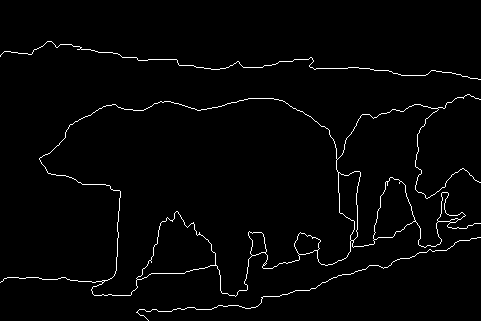
#> input picture data/edge/boundaryMap/100075.bmp, 481 x 321 px, given in place of 41004.bmp, which was not available
$ jupyter execute --allow-errors 2.Edge.ipynb   (shell and % lines are left out)   (Python 2 division)   (text cells are left out)
#> lines starting #> are read from the running program, lines starting #| are printed output that depends on the picture; after the words box and inside, x2 and y2 are one past the last pixel; in counts of white or black regions, pixels touching at a corner belong together; pictures that were not available may be replaced by others from this repository, and a replacement may not be noted
[cell 1]
import numpy as np
import matplotlib.pyplot as plt

def myimshow(im):
    plt.figure()
    plt.axis('off')
    plt.imshow(im, cmap=plt.gray())

[cell 2]
# Show image and edge labeling
# id = '100075'
# id = '35010' # butterfly
# id = '97017' # building
id = '41004' # deer
# Change the id to try a differnt image

def loadData(id):
#> called with id = '41004'
    from skimage.color import rgb2gray
    edgeMap = plt.imread('../data/edge/boundaryMap/' + id + '.bmp'); edgeMap = edgeMap[:,:,0]
#> in loadData, edgeMap is the input picture: shape (321, 481, 4); mean R, G, B, A 5.1, 5.1, 5.1, 255
#> after `edgeMap = edgeMap[:, :, 0]`: edgeMap: shape (321, 481); 2% white in thin lines or dots, all inside (x1, y1, x2, y2) = (0, 41, 481, 321)
    im = plt.imread('../data/edge/trainImgs/' + id + '.jpg')
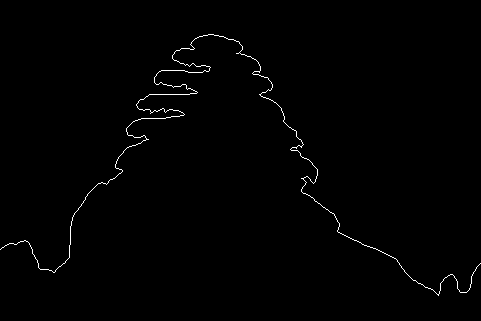
#> input picture data/edge/boundaryMap/12074.bmp, 481 x 321 px, given in place of 41004.jpg, which was not available
#> im is the input picture: shape (321, 481, 4); mean R, G, B, A 1.9, 1.9, 1.9, 255
    grayIm = rgb2gray(im)
#> grayIm: shape (321, 481) float64; values 0 (black) and 1 (white), 0.73% white in thin lines or dots, all inside (x1, y1, x2, y2) = (0, 34, 481, 296)
    return [grayIm, edgeMap]

[im, edgeMap] = loadData(id)
myimshow(edgeMap); # title('Boundary')
myimshow(im * (edgeMap==0)); # title('Image with boundary')
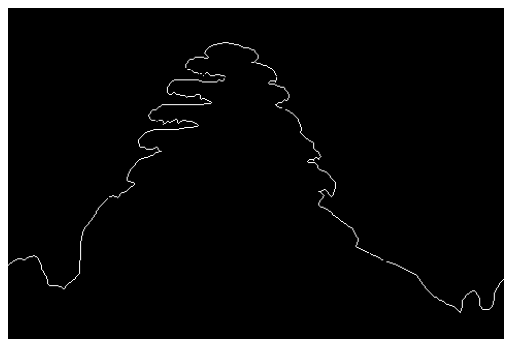
#> figure drawn by matplotlib, 1 panel

[cell 3]
def dIdx(im):
    # Compute magnitude of gradient
    # 'CentralDifference' : Central difference gradient dI/dx = (I(x+1)- I(x-1))/ 2
    dx = (np.roll(im, 1, axis=1) - np.roll(im, -1, axis=1))/2
    dy = (np.roll(im, 1, axis=0) - np.roll(im, -1, axis=0))/2
    mag = np.sqrt(dx**2 + dy**2)
    return mag

def dgIdx(im, sigma=1.5):
#> called with sigma = 1.5
    from scipy.ndimage import gaussian_filter
    gauss = gaussian_filter(im, sigma = sigma)
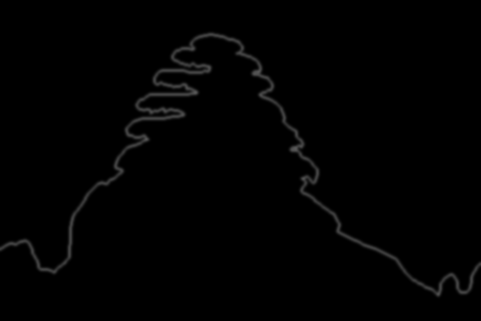
#> gauss: shape (321, 481) float64; min 0, max 0.357, mean 0.00734
    dgauss = dIdx(gauss)
#> in dIdx (call 2), `dx = (np.roll(im, 1, axis=1) - np.roll(im, -1, axis=1))/2`:
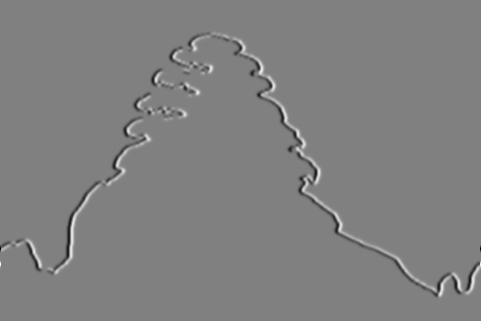
#> dx: shape (321, 481) float64; min -0.114, max 0.112, mean -1.61e-21; drawn with min black and max white
#> in dIdx (call 2), `dy = (np.roll(im, 1, axis=0) - np.roll(im, -1, axis=0))/2`:
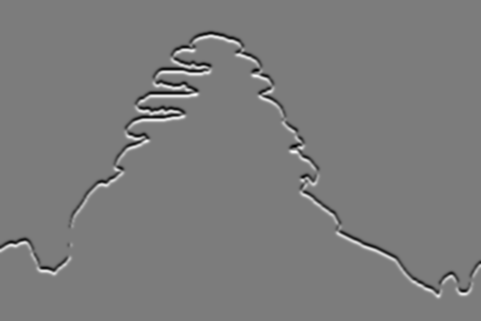
#> dy: shape (321, 481) float64; min -0.101, max 0.106, mean 1.73e-20; drawn with min black and max white
#> in dIdx (call 2), `mag = np.sqrt(dx**2 + dy**2)`:
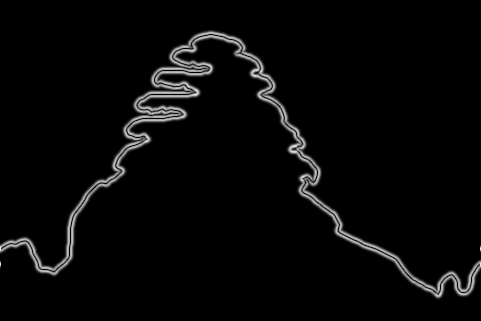
#> mag: shape (321, 481) float64; min 0, max 0.119, mean 0.00347; drawn with min black and max white
    return dgauss

dx = dIdx(im)
dgI = dgIdx(im)

# Show filtered images
myimshow(dx); # title(r'$ \frac{dI}{dx} $')
myimshow(dgI); # title(r'$ \frac{d G*I}{dx} $')

# def showEdge(im, edgeMap):
#     # draw edge pixel
#     im = im * (edgeMap != 0)
#     figure(); myimshow(im); title('Highlight edge')

[cell 4]
# [5 lines left out: function kde, not called in this run]

def ponEdge(im, edgeMap):
    # Compute on edge histogram
    # im is filtered image

    # Convert edge map to pixel index
    flattenEdgeMap = edgeMap.flatten()
    edgeIdx = [i for i in range(len(flattenEdgeMap)) if flattenEdgeMap[i]]
#> edgeIdx = 3061 values from 19768 to 154068

    # find edge pixel in 3x3 region, shift the edge map a bit, in case of inaccurate boundary labeling
    [offx, offy] = np.meshgrid(arange(-1,2), arange(-1,2)); offx = offx.flatten(); offy = offy.flatten()
    maxVal = np.copy(im)
    for i in range(9):
        im1 = roll(im, offx[i], axis=1) # x axis
        im1 = roll(im1, offy[i], axis=0) # y axis
        maxVal = maximum(maxVal, im1)

    vals = maxVal.flatten()
    onEdgeVals = vals[edgeIdx]

    bins = linspace(0,0.5, 100)
    [n, bins] = histogram(onEdgeVals, bins=bins)
    n = n+1 # Avoid divide by zero

    pon = kde(onEdgeVals)

    return [n, bins, pon]


# [16 lines left out: function poffEdge, not called in this run]

dx = dIdx(im)
#> (the rest of this cell did not finish here and is left out)

#> (a cell that did not finish here is left out)

#> (a cell that did not finish here is left out)

#> (a cell that did not finish here is left out)

[cell 8]
T = 1
#> (the rest of this cell did not finish here and is left out)

[cell 9]
gt = (edgeMap!=0)
print np.sum(gt == True) # Edge
#| 3061
print np.sum(gt == False) # Non-edge
#| 151340

[cell 10]
# [11 lines left out: function ROCpoint, not called in this run]

p = []
#> (the rest of this cell did not finish here and is left out)

[cell 11]
# interactive threshold demo, evaluate this cell
from IPython.html.widgets import interact, interactive, fixed
# [10 lines left out: function demoThreshold, not called in this run]

# compute ROC curve
p = []
#> (the rest of this cell did not finish here and is left out)

[cell 12]
# Part1 of HW1.4
# load another image
id = '35010' # butterfly
def loadData(id):
    from skimage.color import rgb2gray
    edgeMap = imread('../data/edge/boundaryMap/' + id + '.bmp'); edgeMap = edgeMap[:,:,0]
    im = imread('../data/edge/trainImgs/' + id + '.jpg')
    grayIm = rgb2gray(im)
    return [grayIm, edgeMap]

#> (the rest of this cell did not finish here and is left out)

[cell 13]
# Apply edge detection algorithm
dx = dIdx(im)
#> (the rest of this cell did not finish here and is left out)

[cell 14]
T = 1
#> (the rest of this cell did not finish here and is left out)

[cell 15]
# Part2 of HW1.4
# Apply Gaussian filter to image, with a small sigma
dx = dgIdx(im, sigma=1.5)
#> (the rest of this cell did not finish here and is left out)

[cell 16]
T = 0.2
#> (the rest of this cell did not finish here and is left out)

[cell 17]
# Apply Gaussian filter to image, with a bigger sigma
dx = dgIdx(im, sigma=4)
#> call 3 of dgIdx, with sigma = 4
#> in dgIdx (call 3), `gauss = gaussian_filter(im, sigma = sigma)`:
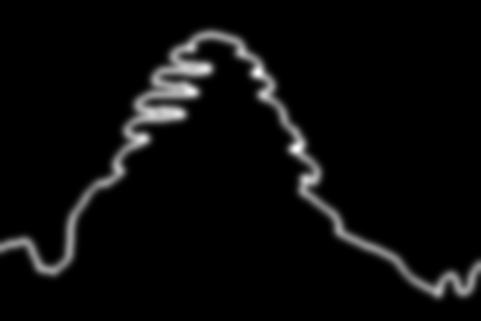
#> gauss: shape (321, 481) float64; min 0, max 0.17, mean 0.00734; drawn with min black and max white
#> in dIdx (call 6), `dx = (np.roll(im, 1, axis=1) - np.roll(im, -1, axis=1))/2`:
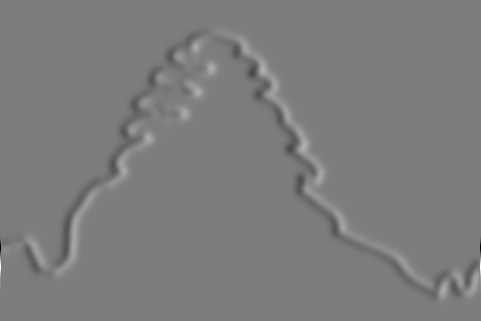
#> dx: shape (321, 481) float64; min -0.0463, max 0.0477, mean 5.88e-22; drawn with min black and max white
#> in dIdx (call 6), `dy = (np.roll(im, 1, axis=0) - np.roll(im, -1, axis=0))/2`:
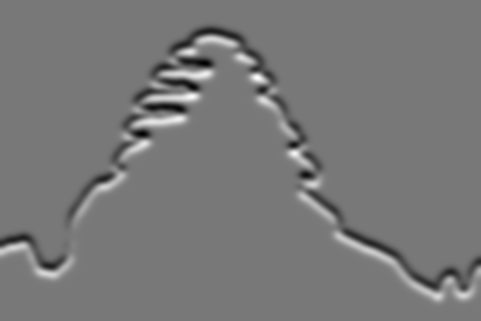
#> dy: shape (321, 481) float64; min -0.0189, max 0.021, mean -1.99e-21; drawn with min black and max white
#> in dIdx (call 6), `mag = np.sqrt(dx**2 + dy**2)`:
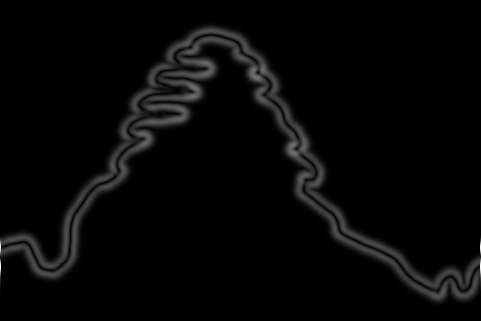
#> mag: shape (321, 481) float64; min 0, max 0.0477, mean 0.00126; drawn with min black and max white
